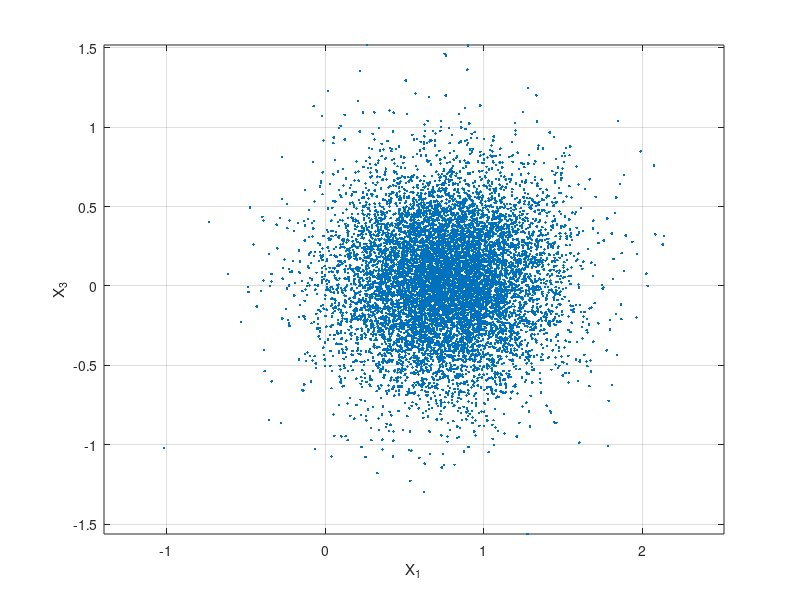
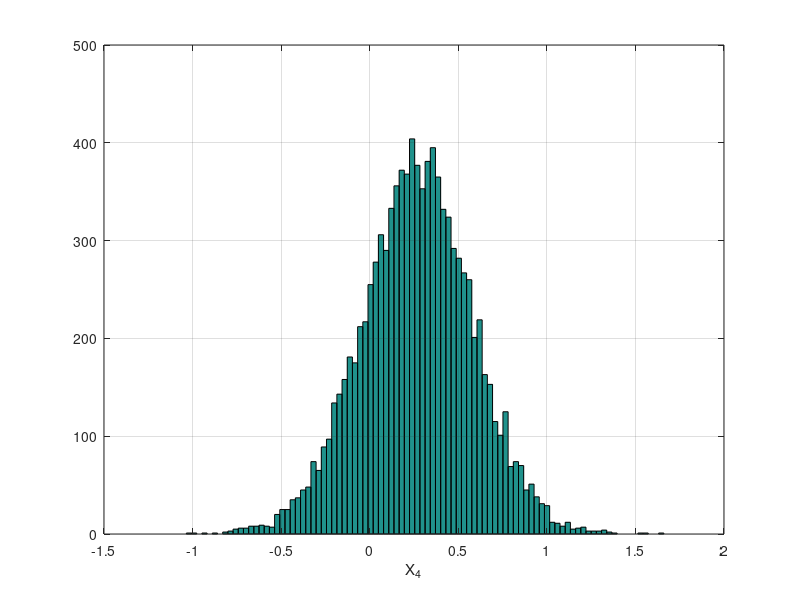

These charts were generated, in order, by the following MATLAB code:
% this script decomposes the N-variate normal distribution into its radial and uniform components
% then it uses the uniform component to generate an elliptical
% distribution with location parameter Mu and dispersion parameter Sigma
% see "Risk and Asset Allocation"-Springer (2005), by A. Meucci

clc; clear; close all


%%%%%%%%%%%%%%%%%%%%%%%%%%%%%%%%%%%%%%%%%%%%%%%%%%%%%%%%%%%%%%%%%%%%%%%%%%%%%%%%%%%%%%%%%%%%%%%%%%%%%%%%%%%%%%%%%%
N=30;
NumSimul=10000;
nu=0.1;
t2=0.04;

%%%%%%%%%%%%%%%%%%%%%%%%%%%%%%%%%%%%%%%%%%%%%%%%%%%%%%%%%%%%%%%%%%%%%%%%%%%%%%%%%%%%%%%%%%%%%%%%%%%%%%%%%%%%%%%%%%
Mu=rand(N,1);
A=rand(N,N)-.5;
Sigma=A*A';

Y = mvnrnd(zeros(N,1),eye(N),NumSimul);

R = sqrt(sum(Y.*Y,2));     % radial distribution (normal case ~ square root of chi-square with N degrees of freedom)
U = Y./(R*ones(1,N));      % uniform distribution on unit sphere

tau=sqrt(t2);
R_New = lognrnd(nu,tau,NumSimul,1);
X = ones(NumSimul,1)*Mu' + (R_New*ones(1,N)).*(U*A');   % N-variate elliptical distribution 


%%%%%%%%%%%%%%%%%%%%%%%%%%%%%%%%%%%%%%%%%%%%%%%%%%%%%%%%%%%%%%%%%%%%%%%%%%%%%%%%%%%%%%%%%%%%%%%%%%%%%%%%%%%%%%%%%%
% plots
% visualize projection on m-n coordinates
m=1;
n=3;
figure
plot(X(:,m),X(:,n),'.')
axis equal
grid on
xlabel(sprintf('X_%d',m))
ylabel(sprintf('X_%d',n))

% visualize n-th marginal
n=4;
NumBins=round(10*log(NumSimul));
figure
hist(X(:,n),NumBins);
grid on
xlabel(sprintf('X_%d',n))
